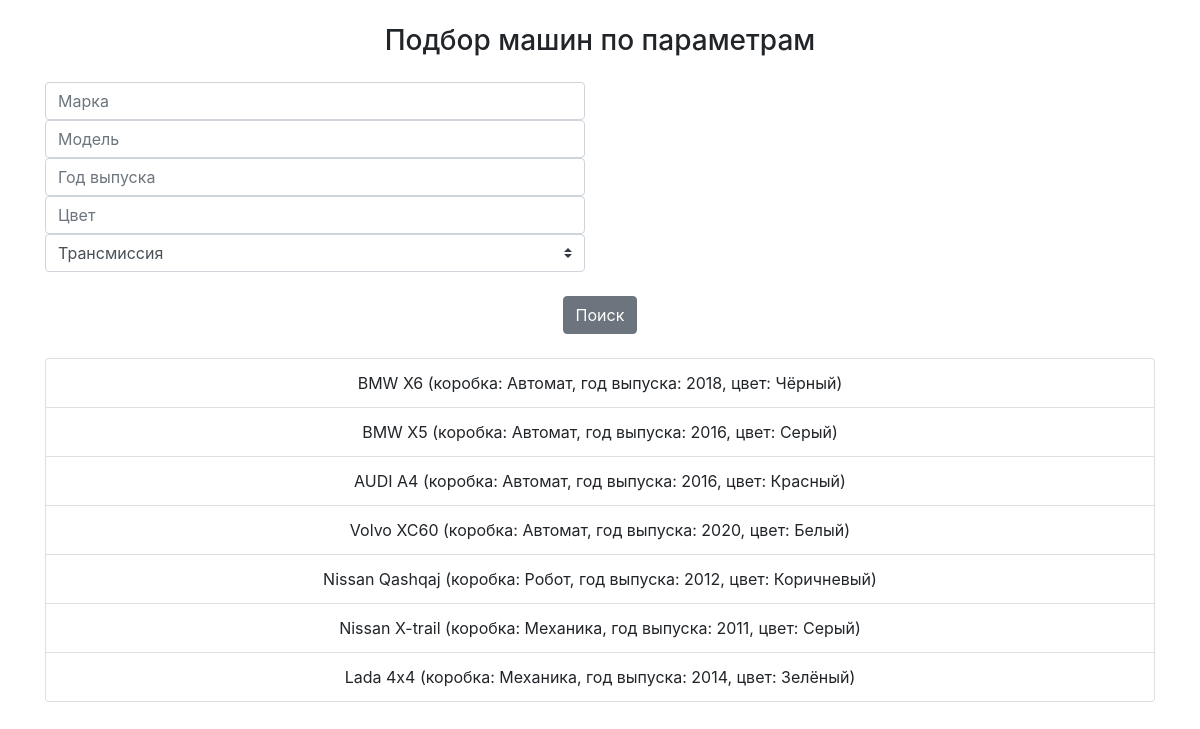
The page / on the database its author committed.
### cars/models.py (models this page shows)
class Car(models.Model):
    brand = models.CharField(max_length=50, verbose_name="Марка")
    model = models.CharField(max_length=50, verbose_name="Модель")
    year = models.PositiveSmallIntegerField(verbose_name="Год выпуска")
    GEAR_CHOICES = [(1, 'Механика'), (2, 'Автомат'), (3, 'Робот')]
    gearbox = models.PositiveSmallIntegerField(choices=GEAR_CHOICES, default='1', verbose_name="Трансмиссия")
    color = models.CharField(max_length=30, verbose_name="Цвет")
    def __str__(self):
        return "{} {} (коробка: {}, год выпуска: {}, цвет: {})".format(self.brand, self.model, self.get_gearbox_display(), self.year, self.color)

### cars/views.py (the view, shortened to what this page needs)
# urls.py: path('', CarsListView.as_view(), name='cars-list')
class CarsListView(ListView):
    model = Car
    def get_context_data(self, **kwargs):
        context = super().get_context_data(**kwargs)
        return context
    def get_queryset(self):
        context = Car.objects.all()
        get_params = self.request.GET.dict()
        return context

### templates/cars/car_list.html (shortened to what this page needs)
{% load static %}
<!DOCTYPE html>
<html>
<head>
  <link rel="stylesheet" href="{% static 'bootstrap.min.css' %}">
</head>
<body>
  <main>
      <div class="container my-1">
        <section class="text-center mb-4">
          <h3 class="my-4">Подбор машин по параметрам</h3>
              <form class="md-1">
                <div class="row">
                  <div class="col-md-6 mb-4">
                    <input type="text" id="brand" name="brand" class="form-control" placeholder="Марка">
                    <input type="text" id="model" name="model" class="form-control" placeholder="Модель">
                    <input type="text" id="year" name="year" class="form-control" placeholder="Год выпуска">
                    <input type="text" id="color" name="color" class="form-control" placeholder="Цвет">
                    <select id="gearbox" name="gearbox" class="browser-default custom-select">
                      <option selected>Трансмиссия</option>
                    </select>
                  </div>
                </div>
                <div class="row">
                  <div class="col-md-12">
                    <button type="submit" class="btn btn-secondary btn-md">Поиск</button>
                  </div>
                </div>
              </form>
        </section>
        {% if object_list %}
          <ul class="list-group">
          {% for car in object_list %}
            <li class="list-group-item text-center">{{ car }}</li>
          {% endfor %}
          </ul>
        {% else %}
          <div class="alert alert-info text-center" role="alert">
            По этим параметрам машин нет
          </div>
        {% endif %}
      </div>
  </main>
</body>
</html>

### rows shown on the page
Car: brand+model+gearbox "BMW X6 (коробка: Автомат, год выпуска: 2018, цвет: Чёрный)"
Car: brand+model+gearbox "BMW X5 (коробка: Автомат, год выпуска: 2016, цвет: Серый)"
Car: brand+model+gearbox "AUDI A4 (коробка: Автомат, год выпуска: 2016, цвет: Красный)"
Car: brand+model+gearbox "Volvo XC60 (коробка: Автомат, год выпуска: 2020, цвет: Белый)"
Car: brand+model+gearbox "Nissan Qashqaj (коробка: Робот, год выпуска: 2012, цвет: Коричневый)"
Car: brand+model+gearbox "Nissan X-trail (коробка: Механика, год выпуска: 2011, цвет: Серый)"
Car: brand+model+gearbox "Lada 4х4 (коробка: Механика, год выпуска: 2014, цвет: Зелёный)"
